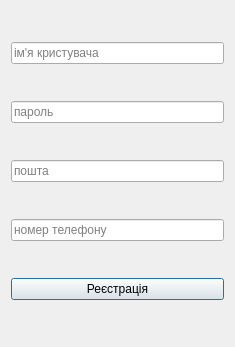
<?xml version="1.0" encoding="UTF-8"?>
<ui version="4.0">
 <class>RegistrationDialog</class>
 <widget class="QDialog" name="RegistrationDialog">
  <property name="geometry">
   <rect>
    <x>0</x>
    <y>0</y>
    <width>235</width>
    <height>347</height>
   </rect>
  </property>
  <property name="windowTitle">
   <string>Реєстрація</string>
  </property>
  <property name="windowIcon">
   <iconset resource="src.qrc">
    <normaloff>:/img/img/logo.png</normaloff>:/img/img/logo.png</iconset>
  </property>
  <layout class="QVBoxLayout" name="verticalLayout">
   <item>
    <widget class="QLineEdit" name="usernameLineEdit">
     <property name="placeholderText">
      <string>ім'я кристувача</string>
     </property>
    </widget>
   </item>
   <item>
    <widget class="QLineEdit" name="passwordLineEdit">
     <property name="placeholderText">
      <string>пароль</string>
     </property>
    </widget>
   </item>
   <item>
    <widget class="QLineEdit" name="emailLineEdit">
     <property name="placeholderText">
      <string>пошта</string>
     </property>
    </widget>
   </item>
   <item>
    <widget class="QLineEdit" name="phoneNumberLineEdit">
     <property name="placeholderText">
      <string>номер телефону</string>
     </property>
    </widget>
   </item>
   <item>
    <widget class="QPushButton" name="registerButton">
     <property name="text">
      <string>Реєстрація</string>
     </property>
    </widget>
   </item>
  </layout>
 </widget>
 <resources>
  <include location="src.qrc"/>
 </resources>
 <connections/>
</ui>
